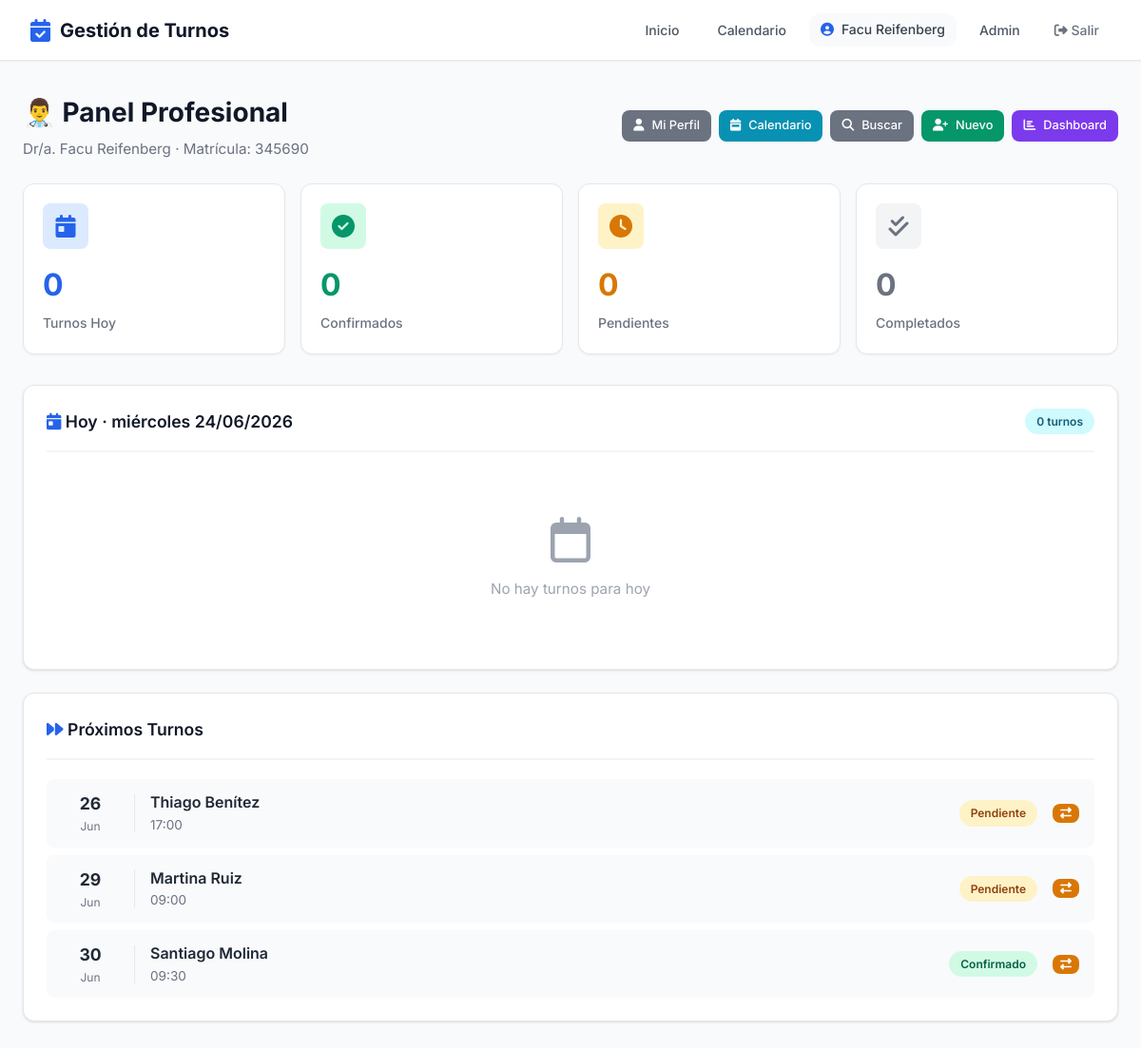
The page /profesional/panel/ (signed in) on the database as committed earlier.
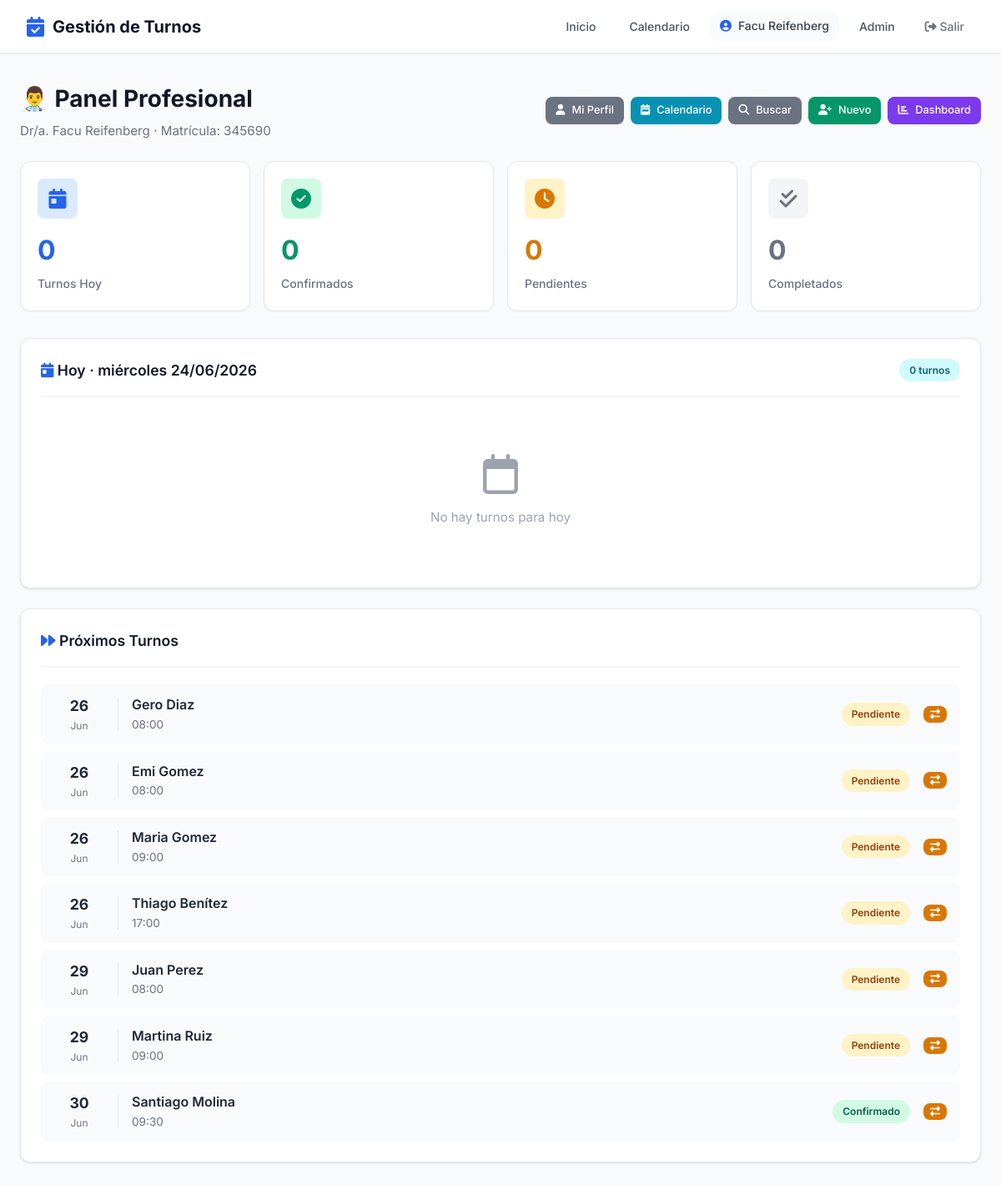
The same page on the database as committed later.
### turnos_profesionales/models.py (models this page shows, shortened)
class TurnoProfesional(ModeloBase):
    ESTADOS = [
        ('pendiente', 'Pendiente'),
        ('confirmado', 'Confirmado'),
        ('cancelado', 'Cancelado'),
        ('no_asistio', 'No Asistió'),
        ('completado', 'Completado'),
        ('en_sala', 'En Sala de Espera'),
    ]
    profesional = models.ForeignKey(
        'profesionales.Profesional',
        on_delete=models.CASCADE,
        verbose_name='Profesional'
    )
    paciente = models.ForeignKey(
        'pacientes.Paciente',
        on_delete=models.CASCADE,
        verbose_name='Paciente'
    )
    fecha = models.DateField(verbose_name='Fecha')
    hora_inicio = models.TimeField(verbose_name='Hora de Inicio')
    hora_fin = models.TimeField(verbose_name='Hora de Fin')
    estado = models.CharField(
        max_length=20,
        choices=ESTADOS,
        default='pendiente',
        verbose_name='Estado'
    )
    tipo_consulta = models.CharField(
        max_length=100,
        blank=True,
        verbose_name='Tipo de Consulta'
    )
    notas_internas = models.TextField(
        blank=True,
        verbose_name='Notas Internas'
    )
    obra_social = models.ForeignKey(
        'obras_sociales.ObraSocial',
        on_delete=models.SET_NULL,
        null=True,
        blank=True,
        verbose_name='Obra Social'
    )
    requiere_autorizacion = models.BooleanField(
        default=False,
        verbose_name='Requiere Autorización'
    )
    enviar_recordatorio = models.BooleanField(
        default=True,
        verbose_name='Enviar Recordatorio'
    )
    establecimiento = models.ForeignKey(
    'establecimientos.Establecimiento',
    on_delete=models.SET_NULL,
    null=True,
    blank=True,
    verbose_name='Consultorio'
)
    es_sobreturno = models.BooleanField(
    default=False,
    verbose_name='Sobreturno'
)
    monto_total = models.DecimalField(max_digits=10, decimal_places=2, null=True, blank=True, verbose_name='Monto Total')
    monto_os = models.DecimalField(max_digits=10, decimal_places=2, null=True, blank=True, verbose_name='Cubre OS')
    monto_coseguro = models.DecimalField(
        max_digits=10,
        decimal_places=2,
        null=True,
        blank=True,
        verbose_name='Coseguro cobrado'
    )
    google_event_id = models.CharField(max_length=200, blank=True, null=True, verbose_name='ID Evento Google')
    class Meta:
        verbose_name = 'Turno Profesional'
        verbose_name_plural = 'Turnos Profesionales'
        ordering = ['fecha', 'hora_inicio']

### pacientes/models.py (models this page shows, shortened)
class Paciente(Persona):
    GENEROS = [
        ('M', 'Masculino'),
        ('F', 'Femenino'),
        ('X', 'No binario'),
    ]
    usuario = models.OneToOneField(
        'usuarios.Usuario',
        on_delete=models.SET_NULL,
        null=True,
        blank=True,
        verbose_name='Usuario'
    )
    genero = models.CharField(
        max_length=1,
        choices=GENEROS,
        blank=True,
        verbose_name='Género'
    )
    direccion = models.CharField(
        max_length=200,
        blank=True,
        verbose_name='Dirección'
    )
    obra_social = models.ForeignKey(
        'obras_sociales.ObraSocial',
        on_delete=models.SET_NULL,
        null=True,
        blank=True,
        verbose_name='Obra Social'
    )
    numero_afiliado = models.CharField(
        max_length=50,
        blank=True,
        verbose_name='Número de Afiliado'
    )
    plan_obra_social = models.ForeignKey(
        'obras_sociales.Plan',
        on_delete=models.SET_NULL,
        null=True,
        blank=True,
        verbose_name='Plan'
    )
    observaciones = models.TextField(
        blank=True,
        verbose_name='Observaciones'
    )
    sesiones_autorizadas = models.IntegerField(
    null=True,
    blank=True,
    verbose_name='Sesiones Autorizadas'
    )
    sesiones_restantes = models.IntegerField(
        null=True,
        blank=True,
        verbose_name='Sesiones Restantes'
    )
    fecha_vencimiento_sesiones = models.DateField(
        null=True,
        blank=True,
        verbose_name='Vencimiento de Sesiones'
    )
    contacto_emergencia_nombre = models.CharField(
        max_length=100,
        blank=True,
        verbose_name='Contacto Emergencia - Nombre'
    )
    contacto_emergencia_telefono = models.CharField(
        max_length=20,
        blank=True,
        verbose_name='Contacto Emergencia - Teléfono'
    )
    class Meta:
        verbose_name = 'Paciente'
        verbose_name_plural = 'Pacientes'
        ordering = ['apellido', 'nombre']

### turnos_profesionales/views.py (the view)
# urls.py: path('panel/', views.panel_profesional, name='panel_profesional'),
@login_required
def panel_profesional(request):
    if request.user.rol not in ['profesional', 'secretaria']:
        messages.error(request, 'No tenés acceso a esta sección.')
        return redirect('home')
    if request.user.rol == 'secretaria':
        establecimiento_id = request.GET.get('establecimiento')
        profesional_id = request.GET.get('profesional')
        if establecimiento_id and profesional_id:
            profesional = get_object_or_404(Profesional, id=profesional_id)
        elif establecimiento_id:
            profesional = Profesional.objects.filter(
                establecimientos__id=establecimiento_id, activo=True
            ).first()
        else:
            profesional = Profesional.objects.filter(
                establecimientos=request.user.establecimiento, activo=True
            ).first()
        if not profesional:
            messages.error(request, 'No hay profesionales disponibles.')
            return redirect('panel_secretaria')
        establecimientos = request.user.establecimiento.__class__.objects.filter(
            profesionales__isnull=False
        ).distinct() if request.user.establecimiento else []
        profesionales_consultorio = Profesional.objects.filter(
            establecimientos=request.user.establecimiento, activo=True
        )
    else:
        profesional = get_object_or_404(Profesional, usuario=request.user)
        establecimientos = profesional.establecimientos.all()
        profesionales_consultorio = None
    hoy = date.today()
    turnos_hoy = TurnoProfesional.objects.filter(
        profesional=profesional, fecha=hoy
    ).order_by('hora_inicio')
    manana = hoy + timedelta(days=1)
    turnos_manana = TurnoProfesional.objects.filter(
        profesional=profesional, fecha=manana
    ).order_by('hora_inicio')
    proxima_semana = hoy + timedelta(days=7)
    proximos_turnos = TurnoProfesional.objects.filter(
        profesional=profesional,
        fecha__range=[manana + timedelta(days=1), proxima_semana],
        estado__in=['pendiente', 'confirmado']
    ).order_by('fecha', 'hora_inicio')
    contexto = {
        'profesional': profesional,
        'hoy': hoy,
        'turnos_hoy': turnos_hoy,
        'turnos_manana': turnos_manana,
        'proximos_turnos': proximos_turnos,
        'total_hoy': turnos_hoy.count(),
        'confirmados_hoy': turnos_hoy.filter(estado='confirmado').count(),
        'pendientes_hoy': turnos_hoy.filter(estado='pendiente').count(),
        'completados_hoy': turnos_hoy.filter(estado='completado').count(),
    }
    return render(request, 'turnos_profesionales/panel.html', contexto)

### core_app/models.py (called while the page is built)
    @property
    def nombre_completo(self):
        return f"{self.nombre} {self.apellido}"

### turnos_profesionales/templates/turnos_profesionales/panel.html (shortened to what the changed rows need)
{% extends 'core_app/base.html' %}
{% block content %}
<div class="flex-between mb-6">
    <div class="page-header mb-0">
        <h1>👨‍⚕️ Panel Profesional</h1>
    </div>
</div>
{% if proximos_turnos %}
<div class="card">
    <div style="display: flex; flex-direction: column; gap: 8px;">
        {% for turno in proximos_turnos %}
        <div style="display: flex; align-items: center; gap: 16px; padding: 12px 16px; background: var(--gray-50); border-radius: var(--radius);">
            <div style="min-width: 60px; text-align: center;">
                <div style="font-weight: 700; font-size: 1.1rem;">{{ turno.fecha|date:"d" }}</div>
                <div style="font-size: 0.75rem; color: var(--gray-500);">{{ turno.fecha|date:"M" }}</div>
            </div>
            <div style="flex: 1;">
                <div style="font-weight: 600;">{{ turno.paciente.nombre_completo }}</div>
                <div style="font-size: 0.85rem; color: var(--gray-500);">{{ turno.hora_inicio|time:"H:i" }}</div>
            </div>
            <span class="badge {% if turno.estado == 'confirmado' %}badge-success{% else %}badge-warning{% endif %}">
                {{ turno.get_estado_display }}
            </span>
            <a href="{% url 'reprogramar_turno' turno.id %}" class="btn btn-warning btn-xs">
                <i class="fas fa-exchange-alt"></i>
            </a>
        </div>
        {% endfor %}
    </div>
</div>
{% endif %}
{% endblock %}

Rows that differ between the two databases and show on the page:
added TurnoProfesional: fecha "26", fecha "Jun", paciente.nombre_completo "Gero Diaz", hora_inicio "08:00", estado "Pendiente"
added TurnoProfesional: fecha "26", fecha "Jun", paciente.nombre_completo "Emi Gomez", hora_inicio "08:00", estado "Pendiente"
added TurnoProfesional: fecha "26", fecha "Jun", paciente.nombre_completo "Maria Gomez", hora_inicio "09:00", estado "Pendiente"
added TurnoProfesional: fecha "29", fecha "Jun", paciente.nombre_completo "Juan Perez", hora_inicio "08:00", estado "Pendiente"
